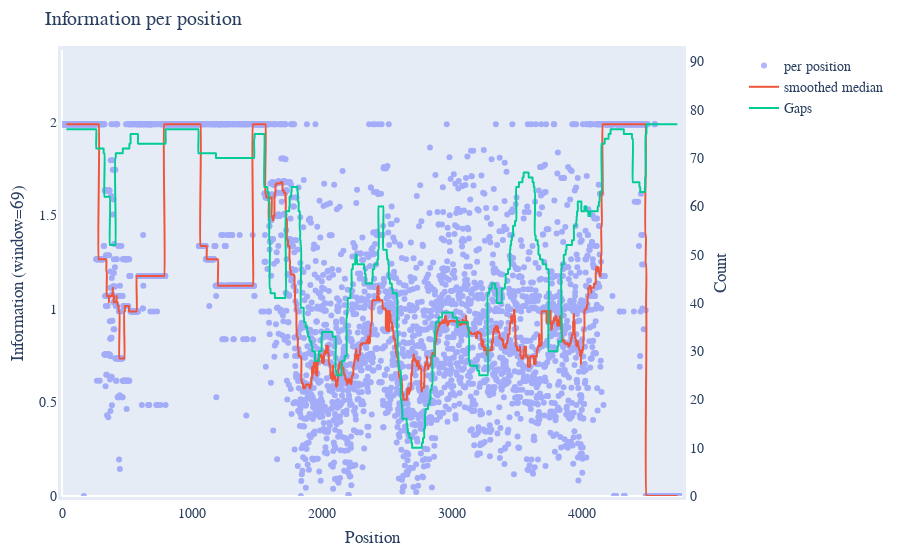

Source (notebook cell):
### Code cell
aligned.information_plot()

### Figure 1 — Plotly figure (JSON) as saved in the notebook; plotly's stock layout.template omitted (floating-point values rounded to 4 significant figures; data arrays with more than 128 entries replaced by an {"elided": "..."} marker saying what was removed)
{"data": [{"mode": "markers", "name": "per position", "opacity": 0.5, "type": "scatter", "x": {"elided": "4770 int values"}, "y": {"elided": "4770 float values"}}, {"line": {"shape": "spline", "smoothing": 1.3}, "mode": "lines", "name": "smoothed median", "type": "scatter", "x": {"elided": "4701 int values"}, "y": {"elided": "4701 float values"}}, {"line": {"shape": "spline", "smoothing": 1.3}, "mode": "lines", "name": "Gaps", "type": "scatter", "x": {"elided": "4701 int values"}, "y": {"elided": "4701 int values"}, "yaxis": "y2"}], "layout": {"autosize": false, "font": {"family": "Balto", "size": 14}, "hovermode": "closest", "legend": {"x": 1.1, "y": 1}, "margin": {"b": 50, "l": 50, "pad": 4, "r": 50, "t": 50}, "showlegend": true, "title": {"text": "Information per position"}, "xaxis": {"mirror": true, "range": [0, 4770], "showgrid": false, "showline": true, "title": {"text": "Position"}, "visible": true}, "yaxis": {"range": [0, 2.384], "showgrid": false, "title": {"text": "Information (window=69)"}, "visible": true}, "yaxis2": {"overlaying": "y", "range": [0, 92.4], "showgrid": false, "showline": true, "side": "right", "title": {"text": "Count"}}}}
